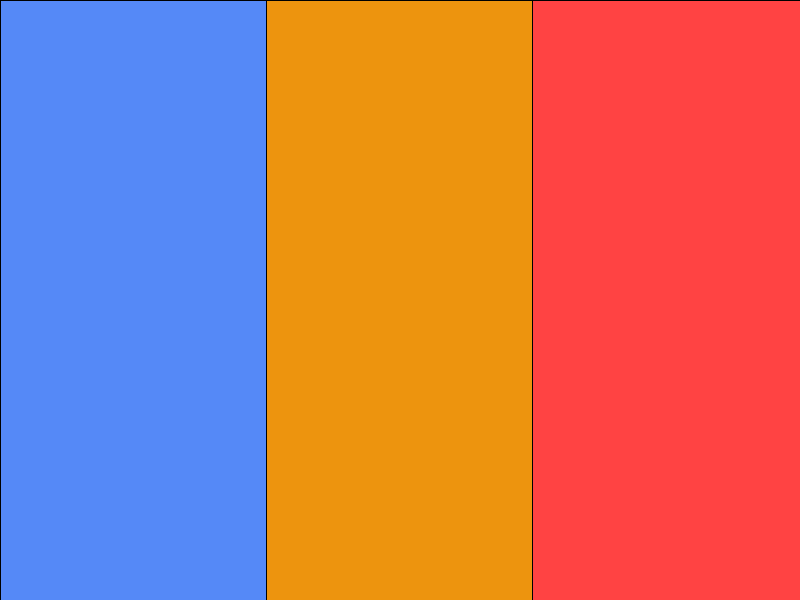
Frame 1 (no input)
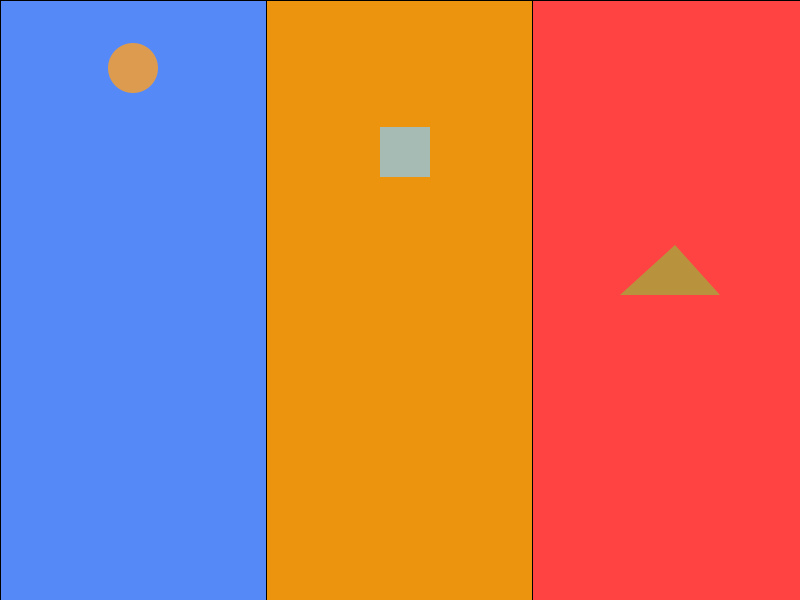
Frame 60 (the mouse pressed at the canvas centre just before this capture)
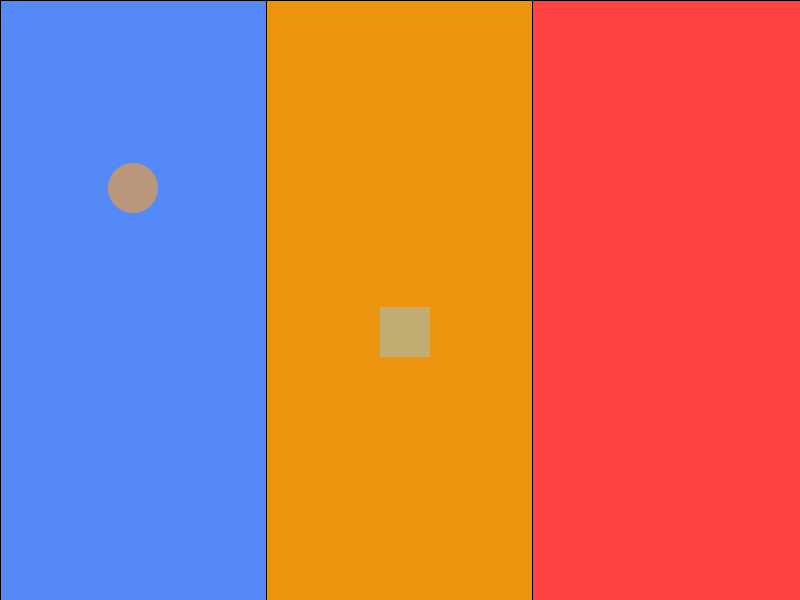
Frame 120 (the mouse held since frame 60 and released just before this capture)

The Processing sketch that drew these frames (run headless with seeded random() and noise(); from frame 60 on, the mouse is pressed at the canvas centre):

// Processing sketch: Faller
// ── Faller.pde
/*
  Name: Faller
  Author: Rodrick Moore
  Date: 9/24/19
  Description: Three different shapes begin in at the top of the screen.  
  Each shape is a different color and falls towards the bottom of the screen.  
  The background of each column is the complementary color of the shape color.  
  Each shape falls at a different speed.  As the shapes fall they fade away and 
  when they reach the bottom the process starts anew and the shape is visible and 
  starts again at the top.
*/
float circleY;
float circleT;
float rectY;
float rectT;
float triangleY;
float triangleT;

void setup()
{
  size(800,600);
  circleY = -50;
  circleT = 255;
  rectY = -50;
  rectT = 255;
  triangleY = -50;
  triangleT = 255;
}

void draw()
{
  background(150);
  stroke(0);
  fill(#5589F7);
  rect(0,0,width/3,height);       // boundaries
  
  fill(#ED940E);
  rect(width/3,0,width/3*2,height);
  
  fill(#FF4343);
  rect(width/3*2,0,width,height);
  
  noStroke();
  fill(#FFA024,circleT);
  ellipse(width/6,circleY,50,50);      // circle
  circleY = circleY + 2;
  circleT = circleT - 0.87;
  if(circleY >= height)
  {
    circleY = -50;
    circleT = 255;
  }
  
  fill(#89CBF2,rectT);
  rect(width/2-20,rectY,50,50);        // square
  rectY = rectY + 3;
  rectT = rectT - 1.2;
  if(rectY >= height)
  {
    rectY = -50;
    rectT = 255;
  }
  
  fill(#56FF31,triangleT);
  triangle(width-125,triangleY,720,triangleY + 50,620,triangleY + 50);  // triangle
  triangleY += 5;
  triangleT = triangleT - 2.5;
  if(triangleY + 50 >= height)
  {
    triangleY = -50;
    triangleT = 255;
  }
}
